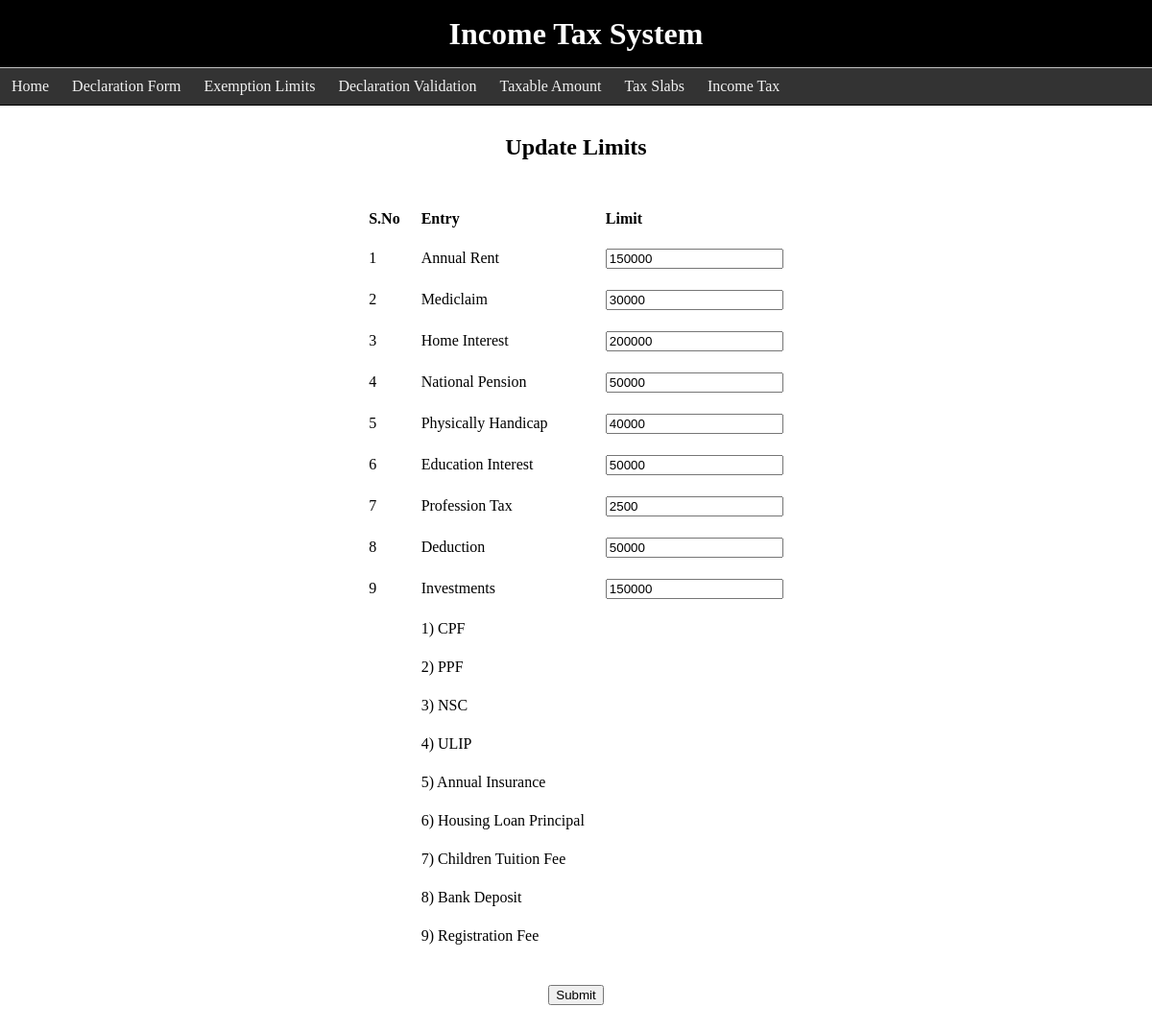
The page /limits.php on the database its author committed.
### tables this page shows
CREATE TABLE `Limits` (
  `entry` varchar(35) NOT NULL,
  `tax_limit` int(11) NOT NULL
);

### limits.php (the view, shortened to what this page needs)
<!DOCTYPE html>
<head>
</head>
<html>
<body>
	<div class='heading'>
		<h1>Income Tax System</h1>
		<div class="topnav">
			<a onclick="gotoHome();">Home</a>
  			<a onclick="gotoForm();">Declaration Form</a>
  			<a onclick="gotoLimit();">Exemption Limits</a>
  			<a onclick="gotoValidate();">Declaration Validation</a>
  			<a onclick="gotoTaxable();">Taxable Amount</a>
  			<a onclick="gotoSlabs();">Tax Slabs</a>
  			<a onclick="gotoTax();">Income Tax</a>
		</div>
	</div>
	<?php
		$conn = OpenCon();
		$limits = "select * from Limits";
		$all_limits = mysqli_query($conn,$limits);
	?>
	<div class="contents">
		<center>
		<h2>Update Limits</h2>
		<form action="submit_limits.php" method="POST">
		<table>
			<tr>
				<th>S.No</th>
				<th>Entry</th>
				<th>Limit</th>
			</tr>
		<?php
			$s_no = 1;
			$cnt = 0;
			$input_names = array("ann_rent","medi","home_int","nat_pen","phy_hand","edu_int","prof_tax","deduc","investments");
			while ($record = mysqli_fetch_array($all_limits)) {
   				echo"<tr>";
   					echo "<td>" . $s_no . "</td>";
   					echo "<td>" . $record['entry'] . "</td>";
   					echo "<td> <input type='number' name='" . $input_names{$cnt} . "' min='0' value='". $record['tax_limit'] ."'> </td>";
   				echo"</tr>";
   				$cnt++;
   				$s_no++;
			}
			$investments = array("CPF","PPF","NSC","ULIP","Annual Insurance","Housing Loan Principal","Children Tuition Fee","Bank Deposit","Registration Fee");
			$s_no = 1;
			foreach ($investments as $value) {
   				echo "<tr>";
   				echo "<td>";
   				echo "<td>" . $s_no . ') ' . $value . "</td>";
   				echo "<td>";
   				echo"</tr>";
   				$s_no++;
			}
		?>
		</table>
		<input type="submit" value="Submit" style="margin-top:20px;margin-bottom:40px;">
		</form>
	</center>
</body>
</html>

### limits.php (style rules this page uses)
html { overflow-y: scroll; }
body { margin: 0; padding: 0; font-size: 16; }
td, th { margin: 20px; padding: 10px; text-align: left; }
table { padding: 10px; }
form { padding: 10px; margin-top: 10px; margin-bottom: 100px; }
.heading { top: 0; left: 0; right: 0; height: 70px; width: 100%; background: black; color: white; padding: 0; position: fixed; }
h1 { margin: 0; text-align: center; line-height: 70px; }
h2 { margin-top: 0; }
.topnav { border-top: 1px solid silver; border-bottom: 1px solid black; background-color: #333; overflow: hidden; padding: 0; }
.topnav a { float: left; color: #f2f2f2; text-align: center; padding: 10px 12px; text-decoration: none; }
.contents { margin-top: 140px; }

### rows shown on the page
limits: entry "Annual Rent", ann_rent "150000"
limits: entry "Mediclaim", medi "30000"
limits: entry "Home Interest", home_int "200000"
limits: entry "National Pension", nat_pen "50000"
limits: entry "Physically Handicap", phy_hand "40000"
limits: entry "Education Interest", edu_int "50000"
limits: entry "Profession Tax", prof_tax "2500"
limits: entry "Deduction", deduc "50000"
limits: entry "Investments", investments "150000"

### other values the page prints
$value "CPF"
$value "PPF"
$value "NSC"
$value "ULIP"
$value "Annual Insurance"
$value "Housing Loan Principal"
$value "Children Tuition Fee"
$value "Bank Deposit"
$value "Registration Fee"
